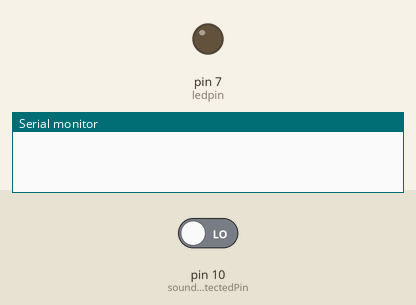
A sketch run on a simulated Arduino Uno, built with avr-gcc and run on an emulated ATmega328P. On the bench: output pins drawn as LEDs (lit = HIGH), the last lines printed to the serial monitor. The test bench sets the inputs (shaded band); at power-on: pin 10 (soundDetectedPin) LOW.

Above: at 1.2 s.
1.3 s: pin 10 (soundDetectedPin) driven HIGH
At 2.5 s:
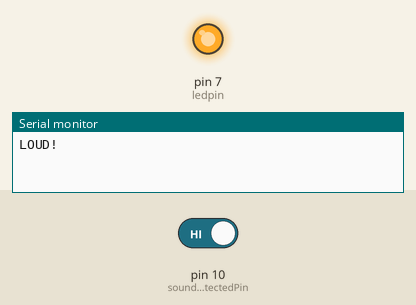
2.8 s: pin 10 (soundDetectedPin) driven LOW
At 4.1 s:
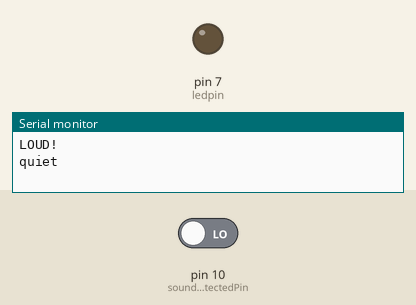
Timing chart, 0 to 5.8 s (numbered marks = the images above; inputs shaded):
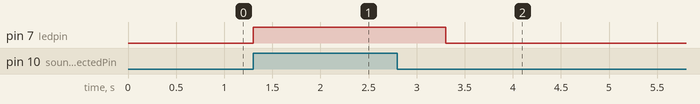

The sketch:

22_Digital_sound_sensor.ino
```cpp
/*  Digital sound sensor demo sketch
 *
 * This sketch detects loud noises using a digital sound sensor.
 *
 * When the sensor detects a loud noise, it sends a message to the
 * serial monitor.
 *
 *
 * Components
 * ----------
 *  - Arduino Uno
 *  - Digital sound sensor
 *
 *  Libraries
 *  ---------
 *  - None
 *
 * Connections
 * -----------
 *  Break out    |    Arduino Uno
 *  -----------------------------
 *      +        |      5V
 *      G        |      GND
 *      D0       |      A0

 *
 * Other information
 * -----------------
 *  This code is useful if you want to do things like detect a knock on a door,
 *  hands clapping, etc.
 *
 *
 */

int soundDetectedPin = 10;          // Use Pin 10 as our Input
int soundDetectedVal = HIGH;        // This is where we record our Sound Measurement
boolean bAlarm       = false;
unsigned long lastSoundDetectTime; // Record the time that we measured a sound
int soundAlarmTime   = 500;        // Number of milli seconds to keep the sound alarm high
int ledpin           = 7;

void setup ()
{
  Serial.begin(9600);
  pinMode (soundDetectedPin, INPUT) ; // input from the Sound Detection Module
  pinMode (ledpin, OUTPUT);               // The built-in LED on pin 13 will light
                                      // up when there is a noise.
}
void loop ()
{
  soundDetectedVal = digitalRead (soundDetectedPin) ; // read the sound alarm time
  if (soundDetectedVal == HIGH) // If we hear a sound
  {
    digitalWrite(ledpin,HIGH); // Turn the LED on to show there was a loud noise
    lastSoundDetectTime = millis(); // record the time of the sound alarm
    // This will output the LOUD message only once even if the signal remains
    // at HIGH. This way it will not scroll out of the window with the same message.
    if (!bAlarm){
      Serial.println("LOUD!");
      bAlarm = true;
    }
  }

  if( (millis()-lastSoundDetectTime) > soundAlarmTime  &&  bAlarm){
    Serial.println("quiet");
    digitalWrite(ledpin,LOW);
    bAlarm = false;
  }

}
```

Measured:
- after the input at 1.3 s, pin 7 (ledpin): LOW → HIGH at once
- after the input at 2.8 s, pin 7 (ledpin): HIGH → LOW after 0.50 s
